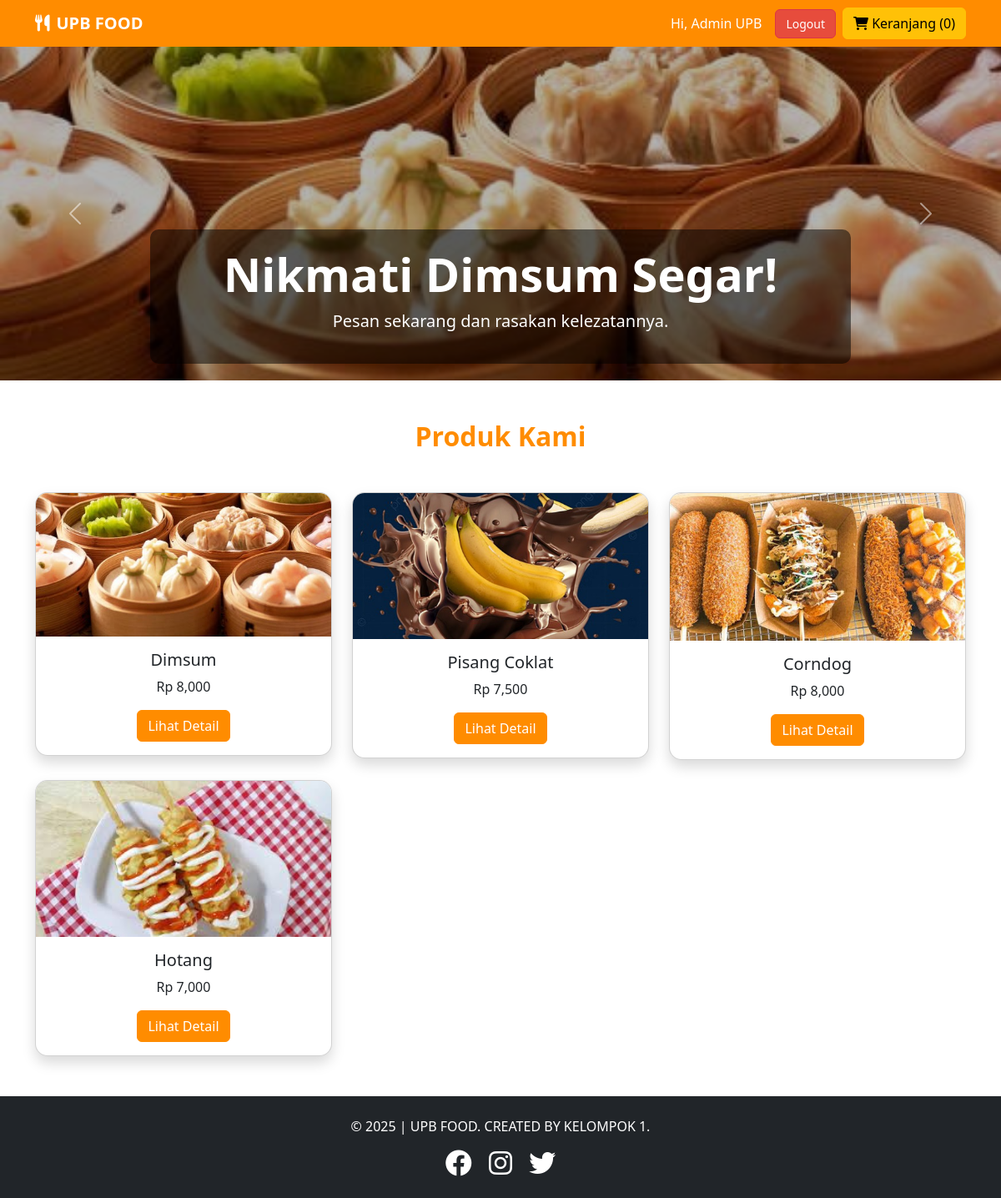
The page / (signed in) on the database its author committed.
### tables this page shows
CREATE TABLE `products` (
  `id_product` int(11) NOT NULL,
  `nama_produk` varchar(100) DEFAULT NULL,
  `harga` int(11) DEFAULT NULL,
  `gambar` varchar(255) DEFAULT NULL,
  `deskripsi` text DEFAULT NULL,
  `created_at` timestamp NOT NULL DEFAULT current_timestamp()
);

### index.php (the view, shortened to what this page needs)
<?php
include "config/koneksi.php";
$produk = mysqli_query($mysqli,"SELECT * FROM products");
$cartCount = isset($_SESSION['cart']) ? count($_SESSION['cart']) : 0;
?>
<!DOCTYPE html>
<html lang="id">
<head>
    <link href="https://cdn.jsdelivr.net/npm/bootstrap@5.3.0/dist/css/bootstrap.min.css" rel="stylesheet">
    <link rel="stylesheet" href="https://cdnjs.cloudflare.com/ajax/libs/font-awesome/6.0.0/css/all.min.css">
    <link rel="stylesheet" href="style.css">
</head>
<body class="bg-gradient">
    <nav class="navbar navbar-expand-lg navbar-dark bg-orange shadow-lg">
        <div class="container">
            <a class="navbar-brand fw-bold" href="#"><i class="fas fa-utensils me-2"></i>UPB FOOD</a>
        <div class="ms-auto d-flex align-items-center gap-2">
            <?php if (!isset($_SESSION['id_user'])) { ?>
                <a href="login.php" class="btn btn-outline-light btn-sm">
                    <i class="fas fa-sign-in-alt"></i> Login
                </a>
                <a href="register.php" class="btn btn-light btn-sm">
                    <i class="fas fa-user-plus"></i> Register
                </a>
            <?php } else { ?>
                <span class="text-white me-2">
                    Hi, <?= $_SESSION['nama'] ?>
                </span>
                <a href="logout.php" class="btn btn-danger btn-sm">
                    Logout
                </a>
            <?php } ?>
            <button class="btn btn-warning" id="cart-btn">
                <i class="fas fa-shopping-cart"></i> Keranjang
                (<span id="cart-count"><?= $cartCount ?></span>)
            </button>
        </div>
    </div>
</nav>
    <section class="hero">
        <div id="heroCarousel" class="carousel slide" data-bs-ride="carousel">
            <div class="carousel-inner">
                <div class="carousel-item active">
                    <img src="img/dimsum.jpg" class="d-block w-100" alt="Dimsum">
                    <div class="carousel-caption d-none d-md-block">
                        <h1 class="display-4 fw-bold">Nikmati Dimsum Segar!</h1>
                        <p class="lead">Pesan sekarang dan rasakan kelezatannya.</p>
                    </div>
                </div>
            </div>
            <button class="carousel-control-prev" type="button" data-bs-target="#heroCarousel" data-bs-slide="prev" aria-label="Previous slide">
                <span class="carousel-control-prev-icon" aria-hidden="true"></span>
            </button>
            <button class="carousel-control-next" type="button" data-bs-target="#heroCarousel" data-bs-slide="next" aria-label="Next slide">
                <span class="carousel-control-next-icon" aria-hidden="true"></span>
            </button>
        </div>
    </section>
<main class="container my-5">
<section>
<h2 class="text-center fw-bold text-orange mb-5">Produk Kami</h2>
<div class="row g-4">
<?php while ($p = mysqli_fetch_assoc($produk)) { ?>
<div class="col-md-4">
    <div class="card shadow product-card"
        data-id="<?= $p['id_product'] ?>"
        data-nama="<?= $p['nama_produk'] ?>"
        data-harga="<?= $p['harga'] ?>"
        data-gambar="<?= $p['gambar'] ?>">
        <img src="img/<?= $p['gambar'] ?>" class="card-img-top">
        <div class="card-body text-center">
            <h5><?= $p['nama_produk'] ?></h5>
            <p>Rp <?= number_format($p['harga']) ?></p>
            <button class="btn btn-orange view-detail-btn">
                Lihat Detail
            </button>
        </div>
    </div>
</div>
<?php } ?>
</div>
</section>
</main>
    <footer class="bg-dark text-white text-center py-4 mt-5">
        <div class="container">
            <p>&copy; 2025 | UPB FOOD. CREATED BY KELOMPOK 1.</p>
            <div class="social-icons">
                <a href="https:/facebook.com" class="text-white me-3" aria-label="Kunjungi Facebook Kami"><i class="fab fa-facebook fa-2x"></i></a>
                <a href="https:/instagram.com" class="text-white me-3" aria-label="Kunjungi Instagram Kami"><i class="fab fa-instagram fa-2x"></i></a>
                <a href="https:/twitter.com" class="text-white" aria-label="Kunjungi Twitter Kami"><i class="fab fa-twitter fa-2x"></i></a>
            </div>
        </div>
    </footer>
</body>
</html>

### style.css (style rules this page uses)
* { margin: 0; padding: 0; box-sizing: border-box; font-family: 'Segoe UI', Tahoma, Geneva, Verdana, sans-serif; }
body { color: #333; background: linear-gradient(135deg, #FFF8DC 0%, #FFA500 100%); min-height: 100vh; }
.bg-gradient { background: linear-gradient(135deg, #FFF8DC 0%, #FFA500 100%); min-height: 100vh; }
.bg-orange { background-color: #FF8C00 !important; }
.text-orange { color: #FF8C00 !important; }
.btn-orange { background-color: #FF8C00; border-color: #FF8C00; color: white; }
.hero { position: relative; overflow: hidden; }
.hero img { filter: brightness(0.7); animation: parallax 10s ease-in-out infinite; height: 50vh; width: 100%; object-fit: cover; }
.carousel-caption { background: rgba(0,0,0,.5); border-radius: 10px; padding: 20px; }
.product-card { border-radius: 15px; overflow: hidden; transition: .3s; }
.product-card img { transition: .3s; }
button { background: #FF8C00; color: #fff; border: none; padding: 12px 24px; border-radius: 6px; cursor: pointer; transition: .3s; }
.btn { padding: 6px 12px; border-radius: 6px }
.btn-danger { background: #e74c3c; color: #fff }
footer { animation: fadeIn 2s }

### rows shown on the page
products: gambar (picture), nama_produk "Dimsum", harga "8,000"
products: gambar (picture), nama_produk "Pisang Coklat", harga "7,500"
products: gambar (picture), nama_produk "Corndog", harga "8,000"
products: gambar (picture), nama_produk "Hotang", harga "7,000"

### other values the page prints
$_SESSION['nama'] "Admin UPB"
$cartCount "0"
